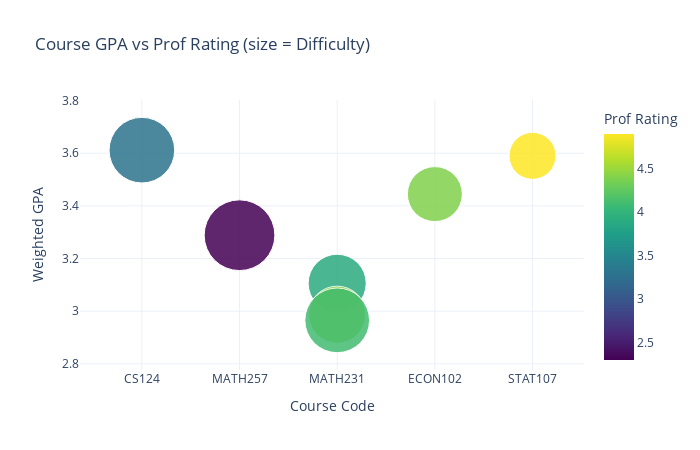

Notebook cell for this chart:
### Code cell
add_course('CS124')
add_course('MATH257')
add_course('MATH231')
add_course('ECON102')
add_course('STAT107')

### Figure 1 — Plotly figure (JSON) as saved in the notebook; plotly's stock layout.template omitted (floating-point values rounded to 4 significant figures)
{"data": [{"hovertemplate": "Course Code=%{x}<br>Weighted GPA=%{y}<br>Difficulty (scaled)=%{marker.size}<br>Prof Rating=%{marker.color}<extra></extra>", "legendgroup": "", "marker": {"color": [3.3, 2.3, 3.9, 4.5, 4.1, 4.4, 4.9], "coloraxis": "coloraxis", "line": {"color": "white", "width": 1}, "opacity": 0.85, "size": [37.0, 43.0, 29.0, 28.0, 36.0, 26.0, 19.0], "sizemode": "area", "sizeref": 0.0172, "symbol": "circle"}, "mode": "markers", "name": "", "orientation": "v", "showlegend": false, "type": "scatter", "x": ["CS124", "MATH257", "MATH231", "MATH231", "MATH231", "ECON102", "STAT107"], "xaxis": "x", "y": [3.612, 3.289, 3.106, 2.987, 2.965, 3.445, 3.59], "yaxis": "y"}], "layout": {"coloraxis": {"colorbar": {"title": {"text": "Prof Rating"}}, "colorscale": [[0, "#440154"], [0.1111, "#482878"], [0.2222, "#3e4989"], [0.3333, "#31688e"], [0.4444, "#26828e"], [0.5556, "#1f9e89"], [0.6667, "#35b779"], [0.7778, "#6ece58"], [0.8889, "#b5de2b"], [1, "#fde725"]]}, "height": 450, "legend": {"itemsizing": "constant", "tracegroupgap": 0}, "title": {"text": "Course GPA vs Prof Rating (size = Difficulty)"}, "width": 700, "xaxis": {"anchor": "y", "domain": [0, 1], "title": {"text": "Course Code"}}, "yaxis": {"anchor": "x", "domain": [0, 1], "title": {"text": "Weighted GPA"}}}}
